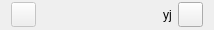
         <widget class="QFrame" name="frame_homeBar_lr">
          <property name="minimumSize">
           <size>
            <width>0</width>
            <height>30</height>
           </size>
          </property>
          <property name="maximumSize">
           <size>
            <width>16777215</width>
            <height>30</height>
           </size>
          </property>
          <property name="styleSheet">
           <string notr="true"/>
          </property>
          <property name="frameShape">
           <enum>QFrame::NoFrame</enum>
          </property>
          <property name="frameShadow">
           <enum>QFrame::Raised</enum>
          </property>
          <property name="lineWidth">
           <number>0</number>
          </property>
          <layout class="QHBoxLayout" name="horizontalLayout_19">
           <property name="topMargin">
            <number>2</number>
           </property>
           <property name="bottomMargin">
            <number>2</number>
           </property>
           <item>
            <widget class="QPushButton" name="btn_user_3">
             <property name="enabled">
              <bool>false</bool>
             </property>
             <property name="sizePolicy">
              <sizepolicy hsizetype="Fixed" vsizetype="Fixed">
               <horstretch>0</horstretch>
               <verstretch>0</verstretch>
              </sizepolicy>
             </property>
             <property name="minimumSize">
              <size>
               <width>25</width>
               <height>25</height>
              </size>
             </property>
             <property name="maximumSize">
              <size>
               <width>25</width>
               <height>25</height>
              </size>
             </property>
             <property name="styleSheet">
              <string notr="true"/>
             </property>
             <property name="text">
              <string/>
             </property>
             <property name="iconSize">
              <size>
               <width>20</width>
               <height>20</height>
              </size>
             </property>
            </widget>
           </item>
           <item>
            <widget class="QLabel" name="label_user_id_3">
             <property name="enabled">
              <bool>true</bool>
             </property>
             <property name="styleSheet">
              <string notr="true">color:transparent</string>
             </property>
             <property name="text">
              <string>yj</string>
             </property>
             <property name="textFormat">
              <enum>Qt::AutoText</enum>
             </property>
            </widget>
           </item>
           <item>
            <spacer name="horizontalSpacer_28">
             <property name="orientation">
              <enum>Qt::Horizontal</enum>
             </property>
             <property name="sizeHint" stdset="0">
              <size>
               <width>40</width>
               <height>20</height>
              </size>
             </property>
            </spacer>
           </item>
           <item>
            <widget class="QLabel" name="icon_home_2">
             <property name="minimumSize">
              <size>
               <width>20</width>
               <height>20</height>
              </size>
             </property>
             <property name="maximumSize">
              <size>
               <width>20</width>
               <height>20</height>
              </size>
             </property>
             <property name="text">
              <string/>
             </property>
             <property name="pixmap">
              <pixmap resource="../src/ressources.qrc">:/icons/icons/home_w.png</pixmap>
             </property>
             <property name="scaledContents">
              <bool>true</bool>
             </property>
             <property name="alignment">
              <set>Qt::AlignCenter</set>
             </property>
            </widget>
           </item>
           <item>
            <spacer name="horizontalSpacer_29">
             <property name="orientation">
              <enum>Qt::Horizontal</enum>
             </property>
             <property name="sizeHint" stdset="0">
              <size>
               <width>40</width>
               <height>20</height>
              </size>
             </property>
            </spacer>
           </item>
           <item>
            <widget class="QLabel" name="label_user_id_4">
             <property name="text">
              <string>yj</string>
             </property>
             <property name="textFormat">
              <enum>Qt::AutoText</enum>
             </property>
            </widget>
           </item>
           <item>
            <widget class="QPushButton" name="btn_user_4">
             <property name="sizePolicy">
              <sizepolicy hsizetype="Fixed" vsizetype="Fixed">
               <horstretch>0</horstretch>
               <verstretch>0</verstretch>
              </sizepolicy>
             </property>
             <property name="minimumSize">
              <size>
               <width>25</width>
               <height>25</height>
              </size>
             </property>
             <property name="maximumSize">
              <size>
               <width>25</width>
               <height>25</height>
              </size>
             </property>
             <property name="text">
              <string/>
             </property>
             <property name="icon">
              <iconset resource="../src/ressources.qrc">
               <normaloff>:/icons/icons/user_w.png</normaloff>:/icons/icons/user_w.png</iconset>
             </property>
             <property name="iconSize">
              <size>
               <width>20</width>
               <height>20</height>
              </size>
             </property>
            </widget>
           </item>
          </layout>
         </widget>
